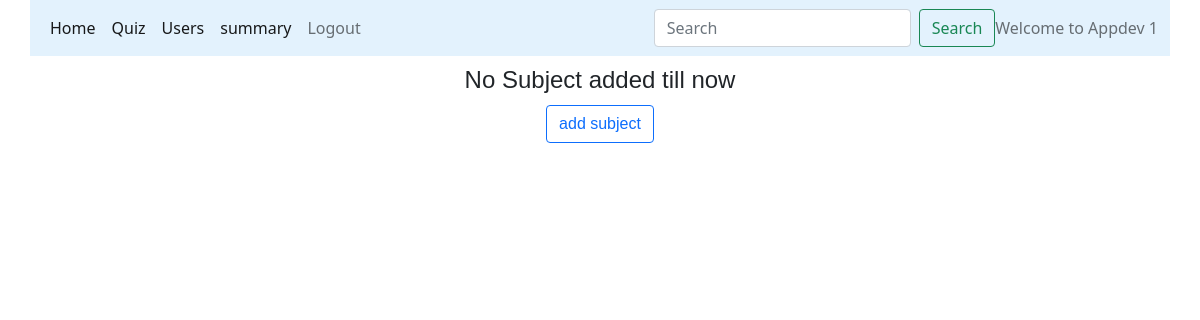
The app's page /admin_dashboard/Appdev 1, older data.
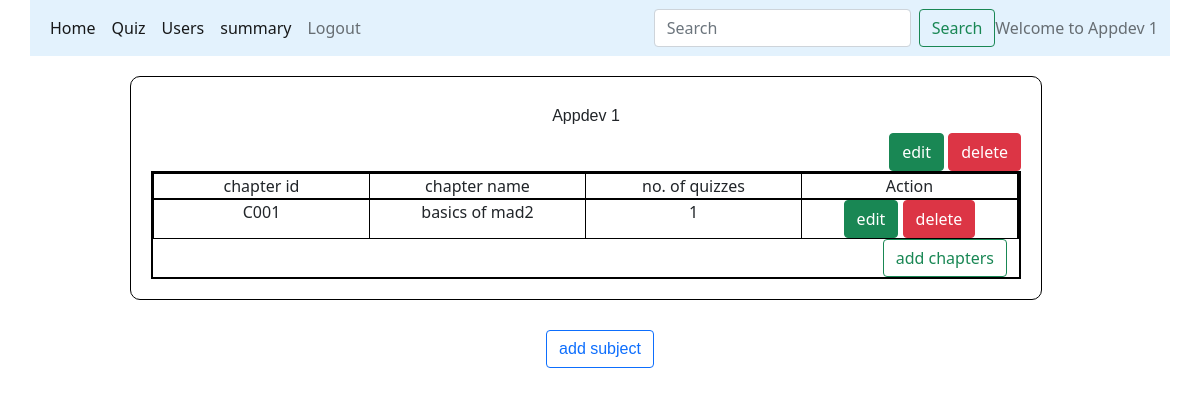
The same page, newer data.
### models/database.py (models this page shows)
class Subjects(db.Model):
    __tablename__="Subjects"
    id=db.Column(db.Integer, primary_key=True, autoincrement=True, unique=True)
    name=db.Column(db.String(100), nullable=False)
    description=db.Column(db.String(100), nullable=False)
    chapter=db.relationship("Chapters", backref='Subjects', cascade="all, delete-orphan")

class Chapters(db.Model):
    __tablename__="Chapters"
    id=db.Column(db.Integer, primary_key=True, autoincrement=True,unique=True)
    name=db.Column(db.String(100), nullable=False)
    description=db.Column(db.String(100), nullable=False)
    subject_id=db.Column(db.Integer, db.ForeignKey("Subjects.id", ondelete="CASCADE"), nullable=False)
    quiz=db.relationship('Quizzes', backref="Chapters", cascade="all, delete-orphan")

### controllers/main.py (the view)
@app.route("/admin_dashboard/<name>")
def admin_dashboard(name):
    subjects=Subjects.query.all()
    return render_template("admin_dashboard.html", name=name, subjects=subjects)

### templates/admin_dashboard.html
{%extends "admin_layout.html"%}
{%block content%}
            {%if subjects%}
            <div>
              {%for subject in subjects%}
              <div class="small_form">
                <div style="text-align: right;">
                  <h4 class="center">{{subject.name}}</h4>
                  <a class="btn btn-success" href="/subject/{{subject.id}}/{{name}}" role="button">edit</a>
                  <a class="btn btn-danger" href="/subject/{{subject.id}}/{{name}}/delete" role="button">delete</a>
                </div>
                <div class="container text-center">
                  <div class="row">
                    <div class="col">
                      chapter id
                    </div>
                    <div class="col">
                      chapter name
                    </div>
                    <div class="col">
                     no. of quizzes
                    </div>
                    <div class="col">
                      Action
                    </div>
                  </div>
                  {%if subject.chapter%}
                  {%for chapter in subject.chapter%}
                  <div class="row">
                    <div class="col">
                      C00{{chapter.id}}
                    </div>
                    <div class="col">
                    {{chapter.name}}
                    </div>
                    <div class="col">
                      {{chapter.quiz | length}}
                    </div>
                    <div class="col">
                      <a class="btn btn-success" href="/edit/{{subject.id}}/{{chapter.id}}/{{name}}" role="button">edit</a>
                      <a class="btn btn-danger" href="/chapter/{{chapter.id}}/{{name}}/delete" role="button">delete</a>
                    </div>
                  </div>
                  {%endfor%}
                  {%else%}
                  <div class="center">
                    <h5>no chapter added yet</h5>
                  </div>
                  {%endif%}
                  <div style="text-align: right;">
                    <a class="btn btn-outline-success" href="/new_chapter/{{subject.id}}/{{name}}" role="button">add chapters</a>
                  </div>
                </div>
              </div>
              {%endfor%}
              {%else%}
              <div class="center">
                <h4>No Subject added till now</h4>
              </div>
              {%endif%}
              <div class="center">
                <a class="btn btn-outline-primary" href="/new_subject/{{name}}" role="button">add subject</a>
              </div>
            </div>
{%endblock%}

### templates/admin_layout.html (shortened to what this page needs)
<!DOCTYPE html>
<html>
<head>
    <link rel="stylesheet" href="\static\main.css">
    <link href="https://cdn.jsdelivr.net/npm/bootstrap@5.0.2/dist/css/bootstrap.min.css" rel="stylesheet">
</head>
<body>
  <div style="width: 95%; margin-left: 30px;">
    <nav class="navbar navbar-expand-lg navbar-light" style="background-color: #e3f2fd;">
      <div class="container-fluid">
        <div class="collapse navbar-collapse" id="navbarText">
          <ul class="navbar-nav me-auto mb-2 mb-lg-0">
            <li class="nav-item">
              <a class="nav-link active" aria-current="page" href="/admin_dashboard/{{name}}">Home</a>
            </li>
            <li class="nav-item">
              <a class="nav-link active" aria-current="page" href="/quiz_management/{{name}}">Quiz</a>
            </li>
            <li class="nav-item">
              <a class="nav-link active" aria-current="page" href="/users/{{name}}">Users</a>
            </li>
            <li class="nav-item">
              <a class="nav-link active" aria-current="page" href="/admin_summary/{{name}}">summary</a>
            </li>
            <li class="nav-item">
              <a class="nav-link" href="/login">Logout</a>
            </li>
          </ul>
          <form class="d-flex" method="POST" action="/search/{{name}}">
            <input class="form-control me-2" type="search" placeholder="Search" aria-label="Search" name="admin_search" id="admin_search">
            <button class="btn btn-outline-success" type="submit">Search</button>
          </form>
          <span class="navbar-text">
            Welcome to {{name}}
          </span>
        </div>
      </div>
    </nav>
    {%block content%}{%endblock%}
  </div>
</body>
</html>

Row changes from the older to the newer data that the page shows:
added Subjects: name "Appdev 1"
added Chapters: id "1", name "basics of mad2", quiz|length "1"
Text that changed along with them:
{{ name }}: "Appdev 1" → (not shown)
text no longer shown: "No Subject added till now"
